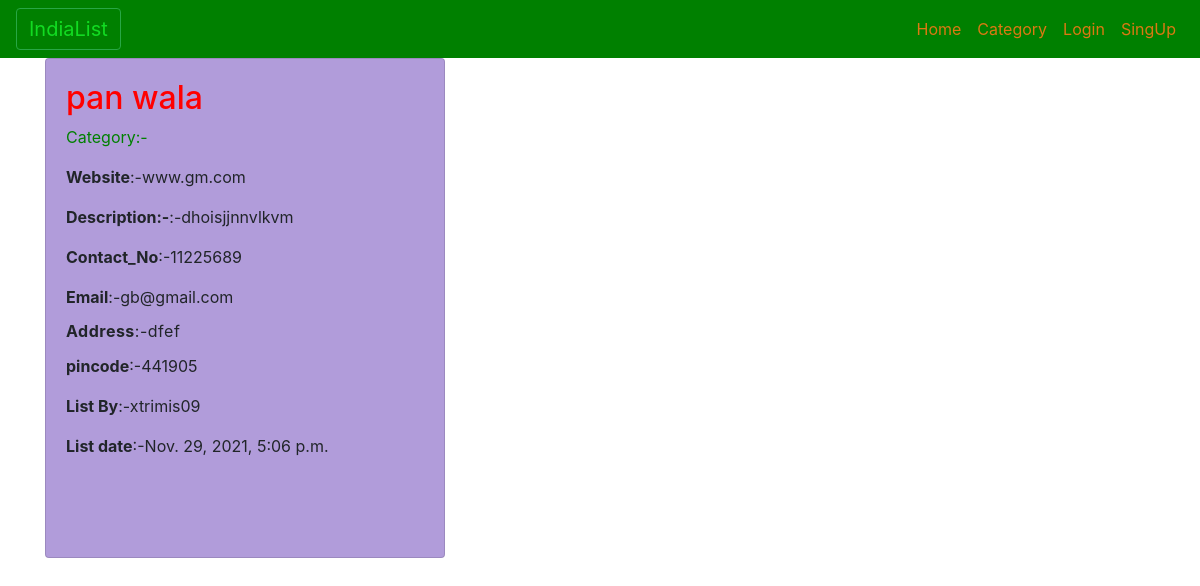
The app's page /list/7/ with its own data.
### businesslisting/models.py (models this page shows, shortened)
class List(models.Model):
	name = models.CharField(max_length=200)
	description = models.TextField()
	website = models.CharField(max_length=100)
	contact = models.IntegerField()
	email   = models.CharField(max_length=50)
	address = models.TextField()
	pincode = models.IntegerField()
	date_posted = models.DateTimeField(default=timezone.now)
	author = models.ForeignKey(User,on_delete=models.CASCADE)

### businesslisting/views.py (the view)
# urls.py: path('list/<int:pk>/', BizDetailView.as_view(), name='list-detail'),
class BizDetailView(DetailView):
	model = List

### businesslisting/templates/businesslisting/list_detail.html (shortened to what this page needs)
{% extends "businesslisting/base.html" %}
 {% block content%}
 <div class="card" >
  <div class="card-body">
     <h2>{{ object.name }}</h2>
     <p class="cat"> Category:-{{ object.category }}</p>
	 <p><b>Website</b>:-{{ object.website }}</p>
     <p><b>Description:-</b>:-{{ object.description }}</p>
     <p><b>Contact_No</b>:-{{ object.contact }}</p>
     <p> <b>Email</b>:-{{ object.email }}</p>
     <p class="add"> <b>Address</b>:-{{ object.address }}</p>
     <p> <b>pincode</b>:-{{ object.pincode }}</p>
     <p> <b>List By</b>:-{{ object.author }}</p>
     <p> <b>List date</b>:-{{ object.date_posted }}</p>
   </div>
 </div>
{% endblock content %}

### businesslisting/static/businesslisting/main.css (style rules this page uses)
body { background-color: ; }
div.card { height: 500px; width: 400px; background: #B19CDA; }
h2 { color: red; }
p.cat { color: green; }
p.add { text-align: justify; line-height: 0.8; letter-spacing: 0.50px; }

### records on screen
List: name "pan wala", website "www.gm.com", description "dhoisjjnnvlkvm", contact "11225689", email "gb@gmail.com", address "dfef", pincode "441905", author "xtrimis09", date_posted "Nov. 29, 2021, 5:06 p.m."
